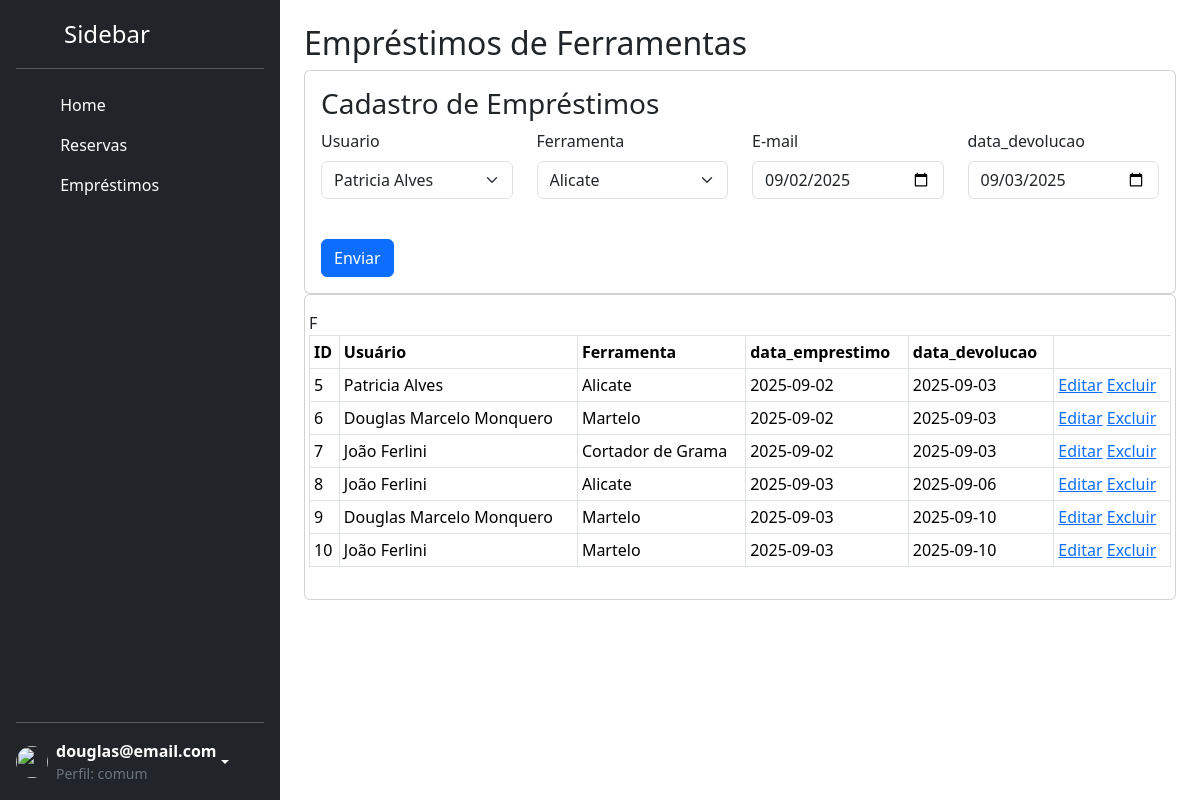
/emprestimos_.php?idEmprestimo=5 (signed in), run on the app's committed database.
### tables this page shows
CREATE TABLE IF NOT EXISTS `emprestimo` (
  `id` int(11) NOT NULL AUTO_INCREMENT,
  `cadastro` timestamp NOT NULL DEFAULT current_timestamp(),
  `id_ferramenta` int(11) NOT NULL,
  `id_usuario` int(11) NOT NULL,
  `data_emprestimo` date DEFAULT NULL,
  `data_devolucao` date DEFAULT NULL,
  PRIMARY KEY (`id`),
  KEY `fk_emprestimo_usuario` (`id_usuario`),
  KEY `fk_emprestimo_ferramenta` (`id_ferramenta`),
  CONSTRAINT `fk_emprestimo_ferramenta` FOREIGN KEY (`id_ferramenta`) REFERENCES `ferramenta` (`id`),
  CONSTRAINT `fk_emprestimo_usuario` FOREIGN KEY (`id_usuario`) REFERENCES `usuario` (`id`)
);

CREATE TABLE IF NOT EXISTS `usuario` (
  `id` int(11) NOT NULL AUTO_INCREMENT,
  `cadastro` timestamp NOT NULL DEFAULT current_timestamp(),
  `nome` varchar(60) NOT NULL,
  `email` varchar(40) NOT NULL,
  `senha` varchar(40) NOT NULL,
  `apartamento` varchar(15) DEFAULT NULL,
  PRIMARY KEY (`id`),
  UNIQUE KEY `email` (`email`)
);

CREATE TABLE IF NOT EXISTS `ferramenta` (
  `id` int(11) NOT NULL AUTO_INCREMENT,
  `cadastro` timestamp NOT NULL DEFAULT current_timestamp(),
  `nome` varchar(50) NOT NULL,
  `descricao` varchar(50) DEFAULT NULL,
  `status` enum('disponível','reservada','emprestada') NOT NULL DEFAULT 'disponível',
  `estado` varchar(40) DEFAULT NULL,
  PRIMARY KEY (`id`)
);

### includes/conexao.php (called while the page is built, shortened)
<?php
    class Database {
        public $conexao;
        public function __construct($host = "localhost", $usuario = "root", $senha = "",  $base = "ferramentas")
        {
            $this->conexao = new mysqli($host, $usuario, $senha, $base);
        }
        public function query($sql){
            return $this->conexao->query($sql);
        }
    }
?>

### includes/classes/Emprestimo.php (called while the page is built, shortened)
<?php
	include_once("includes/conexao.php");
	class Emprestimo {
		private $bd;
		public function __construct(Database $bd){
			$this->bd = $bd;
		}
		function listar(){
            $sql = "SELECT emprestimo.id as id, emprestimo.data_emprestimo, emprestimo.data_devolucao,
                    emprestimo.id_ferramenta, emprestimo.id_usuario,
                    ferramenta.nome AS ferramentaNome,
                    usuario.nome AS usuarioNome FROM emprestimo INNER JOIN ferramenta
                    ON emprestimo.id_ferramenta = ferramenta.id
                    INNER JOIN usuario ON emprestimo.id_usuario = usuario.id
                    ORDER BY emprestimo.id ASC";
			$resultado = $this->bd->query($sql);
			$rows = [];
			while($row = $resultado->fetch_assoc()){
				$rows[] = $row;
			}
			return $rows;
		}
		public function listarUsuarios()
    {
        $sql = "SELECT * FROM usuario ORDER BY nome";
        $resultado = $this->bd->query($sql);
        $rows = [];
        if ($resultado && $resultado->num_rows > 0) {
            while ($row = $resultado->fetch_assoc()) {
                $rows[] = $row;
            }
        }
        return $rows;
    }
	public function listarFerramentas()
    {
        $sql = "SELECT * FROM ferramenta ORDER BY nome";
        $resultado = $this->bd->query($sql);
        $rows = [];
        if ($resultado && $resultado->num_rows > 0) {
            while ($row = $resultado->fetch_assoc()) {
                $rows[] = $row;
            }
        }
        return $rows;
    }
		function buscaID($idEmprestimo){
			$sql = "SELECT * FROM emprestimo WHERE id = '{$idEmprestimo}'";
			$resultado = $this->bd->query($sql);
			$resultado = $resultado->fetch_assoc();
			return $resultado;
		}
	}
?>

### emprestimos_.php (the view, shortened to what this page needs)
<?php
  include_once("includes/classes/Emprestimo.php");
  $bd = new Database();
  $emprestimo = new Emprestimo($bd);
  $emprestimoBD = new Emprestimo($bd);
  $usuarios= $emprestimo->listarUsuarios();
  $ferramentas= $emprestimo->listarFerramentas();
  if (isset($_GET['idEmprestimo'])) {
      $idEmprestimo = $_GET['idEmprestimo'];
      $dados = $emprestimoBD->buscaID($idEmprestimo);
      $id_ferramenta = $dados['id_ferramenta'];
      $id_usuario = $dados['id_usuario'];
      $data_emprestimo = $dados['data_emprestimo'];
      $data_devolucao = $dados['data_devolucao'];
  } else {
      $idEmprestimo = 0;
      $id_ferramenta = 0;
      $id_usuario = 0;
      $data_emprestimo = "";
      $data_devolucao = "";
  }
  $emprestimos = $emprestimo->listar();
?>
<!doctype html>
<html lang="en" data-bs-theme="auto">
  <head>
    <link href="https://cdn.jsdelivr.net/npm/bootstrap@5.3.8/dist/css/bootstrap.min.css" rel="stylesheet">
    <link href="sidebars.css" rel="stylesheet" />
  </head>
  <body>
    <?php include_once("includes/menu.php"); ?>
      <div class="flex-grow-1 p-4">
        <h2>Empréstimos de Ferramentas</h2>
        <div class="card">
            <div class="card-body">
                <h3>Cadastro de Empréstimos</h3>
                <div class="row">
                    <form action="" method="POST">
                        <div class="row">
                            <div class="col-md-3">
                                <label for="id_usuario" class="form-label">Usuario</label>
                                <select name="id_usuario" id="id_usuario"  class="form-select">
                                        <?php
                                        foreach ($usuarios as $usuario) {
                                            if ($id_usuario == $usuario['id']) {
                                                $sel = 'selected';
                                            } else {
                                                $sel = '';
                                            }
                                            echo '<option ' . $sel . ' value="' . $usuario['id'] . '">' . $usuario['nome'] . '</option>';
                                        }
                                        ?>
                                </select>
                            </div>
                            <div class="col-md-3">
                                <label for="id_ferramenta" class="form-label">Ferramenta</label>
                                <select name="id_ferramenta" id="id_ferramenta"  class="form-select">
                                        <?php
                                        foreach ($ferramentas as $ferramenta) {
                                            if ($id_ferramenta == $ferramenta['id']) {
                                                $sel = 'selected';
                                            } else {
                                                $sel = '';
                                            }
                                            echo '<option ' . $sel . ' value="' . $ferramenta['id'] . '">' . $ferramenta['nome'] . '</option>';
                                        }
                                        ?>
                                </select>
                            </div>
                            <div class="col-md-3 mb-3">
                                <label for="data_emprestimo" class="form-label">E-mail</label>
                                <input type="date" class="form-control" id="data_emprestimo" value="<?php echo $data_emprestimo ?>" name="data_emprestimo" placeholder="Digite o data_emprestimo">
                            </div>
                            <div class="col-md-3 mb-3">
                                <label for="data_devolucao" class="form-label">data_devolucao</label>
                                <input type="date" class="form-control" id="data_devolucao" value="<?php echo $data_devolucao ?>" name="data_devolucao" placeholder="Digite bloco e numero do data_devolucao">
                            </div>
                            <div class="col-md-2 mt-4">
                                <button type="submit" class="btn btn-primary">Enviar</button>
                            </div>
                        </div>
                    </form>
                </div>
            </div>
        </div>
        <div class="card">
            <div class="card-body">
                <div class="row">
                    <table class="table table-bordered table-sm">
                        <tr>
                            <th>ID</th>
                            <th>Usuário</th>
                            <th>Ferramenta</th>
                            <th>data_emprestimo</th>
                            <th>data_devolucao</th>
                        </tr>
                        <?php
                        foreach ($emprestimos as $emprestimo) {
                            echo '
									<tr>
										<td>' . $emprestimo['id'] . '</td>
										<td>' . $emprestimo['usuarioNome'] . '</td>
                                        <td>' . $emprestimo['ferramentaNome'] . '</td>
										<td>' . $emprestimo['data_emprestimo'] . '</td>
										<td>' . $emprestimo['data_devolucao'] . '</td>
										<td>
											<a href="?idEmprestimo=' . $emprestimo['id'] . '">Editar</a>
											<a onclick="return confirm(\'Deseja realmente excluir?\');" href="excluir.emprestimo.php?idEmprestimo=' . $emprestimo['id'] . '">Excluir</a>
										</td>
									</tr>';
                        }
                        ?>
                    </table>
                </div>
            </div>
        </div>
      </div>
    </main>
  </body>
</html>

### sidebars.css (style rules this page uses)
body { min-height: 100vh; min-height: -webkit-fill-available; }
html { height: -webkit-fill-available; }

### data on the page
emprestimo: data_emprestimo "09/02/2025", data_devolucao "09/03/2025", id "5", id_usuario.nome "Patricia Alves", id_ferramenta.nome "Alicate", data_emprestimo "2025-09-02", data_devolucao "2025-09-03"
emprestimo: id "6", id_usuario.nome "Douglas Marcelo Monquero", id_ferramenta.nome "Martelo", data_emprestimo "2025-09-02", data_devolucao "2025-09-03"
emprestimo: id "7", id_usuario.nome "João Ferlini", id_ferramenta.nome "Cortador de Grama", data_emprestimo "2025-09-02", data_devolucao "2025-09-03"
emprestimo: id "8", id_usuario.nome "João Ferlini", id_ferramenta.nome "Alicate", data_emprestimo "2025-09-03", data_devolucao "2025-09-06"
emprestimo: id "9", id_usuario.nome "Douglas Marcelo Monquero", id_ferramenta.nome "Martelo", data_emprestimo "2025-09-03", data_devolucao "2025-09-10"
emprestimo: id "10", id_usuario.nome "João Ferlini", id_ferramenta.nome "Martelo", data_emprestimo "2025-09-03", data_devolucao "2025-09-10"

### other printed values
$_SESSION['nome_usuario'] "douglas@email.com"
$nivel "comum"
form field id_usuario "Patricia Alves"
form field id_ferramenta "Alicate"
